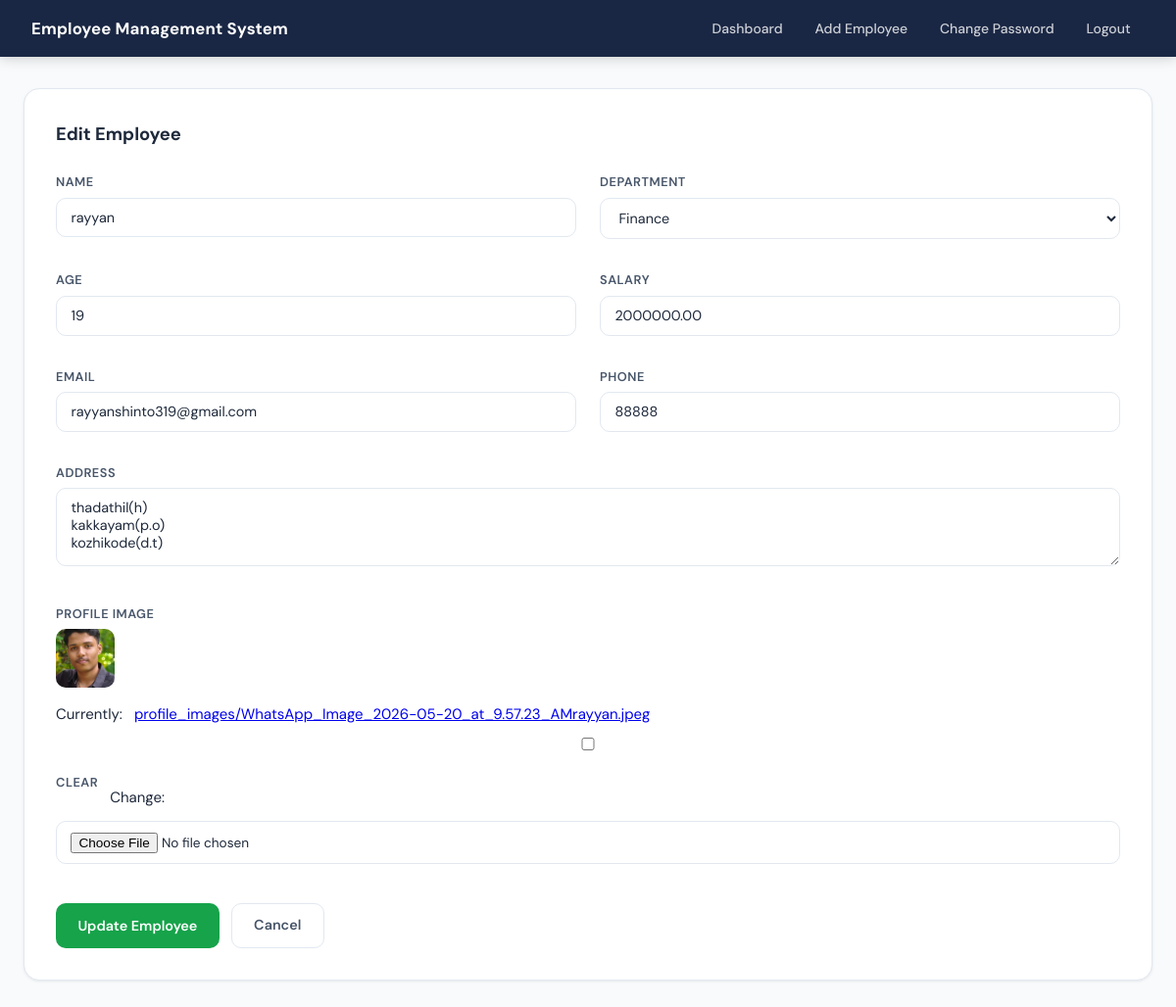
Page /employee/1/edit/ (signed in) on the committed database.
### employees/models.py (models this page shows, shortened)
class Employee(models.Model):
    DEPARTMENT_CHOICES = [
        ('HR', 'HR'),
        ('Developer', 'Developer'),
        ('Manager', 'Manager'),
        ('Designer', 'Designer'),
        ('Finance', 'Finance'),
        ('Marketing', 'Marketing'),
        ('Sales', 'Sales'),
        ('IT', 'IT'),
        ('Operations', 'Operations'),
    ]
    name = models.CharField(max_length=100)
    department = models.CharField(max_length=50, choices=DEPARTMENT_CHOICES)
    age = models.PositiveIntegerField()
    email = models.EmailField(unique=True)
    phone = models.CharField(max_length=20)
    salary = models.DecimalField(max_digits=10, decimal_places=2)
    address = models.TextField(blank=True)
    profile_image = models.ImageField(upload_to='profile_images/', blank=True, null=True)
    created_at = models.DateTimeField(auto_now_add=True)
    updated_at = models.DateTimeField(auto_now=True)
    class Meta:
        ordering = ['id']

### employees/views.py (the view)
# urls.py: path('employee/<int:pk>/edit/', views.edit_employee, name='edit_employee'),
@login_required
def edit_employee(request, pk):
    employee = get_object_or_404(Employee, pk=pk)
    if request.method == 'POST':
        form = EmployeeForm(request.POST, request.FILES, instance=employee)
        if form.is_valid():
            form.save()
            messages.success(request, 'Employee updated successfully!')
            return redirect('employee_detail', pk=pk)
        else:
            messages.error(request, 'Please correct the errors below.')
    else:
        form = EmployeeForm(instance=employee)
    return render(request, 'employees/edit_employee.html', {'form': form, 'employee': employee})

### employees/forms.py
class EmployeeForm(forms.ModelForm):
    class Meta:
        model = Employee
        fields = ['name', 'department', 'age', 'salary', 'email', 'address', 'phone', 'profile_image']
        widgets = {
            'name': forms.TextInput(attrs={'placeholder': 'Enter name'}),
            'age': forms.NumberInput(attrs={'placeholder': 'Enter age'}),
            'salary': forms.NumberInput(attrs={'placeholder': 'Enter salary'}),
            'email': forms.EmailInput(attrs={'placeholder': 'Enter email'}),
            'address': forms.Textarea(attrs={'placeholder': 'Enter address', 'rows': 3}),
            'phone': forms.TextInput(attrs={'placeholder': 'Enter phone'}),
        }

### employees/templates/employees/edit_employee.html (shortened to what this page needs)
{% extends 'employees/base.html' %}
{% block content %}
<div class="page-content">
  <div class="form-card">
    <h2>Edit Employee</h2>
    <form method="POST" enctype="multipart/form-data" novalidate>
      <div class="form-grid">
        <div class="form-group">
          <label>Name</label>
          {{ form.name }}
        </div>
        <div class="form-group">
          <label>Department</label>
          {{ form.department }}
        </div>
        <div class="form-group">
          <label>Age</label>
          {{ form.age }}
        </div>
        <div class="form-group">
          <label>Salary</label>
          {{ form.salary }}
        </div>
        <div class="form-group">
          <label>Email</label>
          {{ form.email }}
        </div>
        <div class="form-group">
          <label>Phone</label>
          {{ form.phone }}
        </div>
        <div class="form-group full">
          <label>Address</label>
          {{ form.address }}
        </div>
        <div class="form-group full">
          <label>Profile Image</label>
          {% if employee.profile_image %}
            <div style="margin-bottom:.5rem;">
              <img src="{{ employee.profile_image.url }}" alt="{{ employee.name }}" style="height:60px;width:60px;object-fit:cover;border-radius:var(--radius);">
            </div>
          {% endif %}
          <div class="file-input-wrapper">{{ form.profile_image }}</div>
        </div>
      </div>
      <div class="form-actions">
        <button type="submit" class="btn btn-success">Update Employee</button>
        <a href="{% url 'employee_detail' employee.pk %}" class="btn btn-outline">Cancel</a>
      </div>
    </form>
  </div>
</div>
{% endblock %}

### employees/static/employees/css/style.css (style rules this page uses)
:root { --navy: #1a2744; --navy-mid: #243156; --blue: #2563eb; --blue-lt: #3b82f6; --green: #16a34a; --amber: #d97706; --red: #dc2626; --gray-50: #f8fafc; --gray-100: #f1f5f9; --gray-200: #e2e8f0; --gray-400: #94a3b8; --gray-600: #475569; --gray-800: #1e293b; --white: #ffffff; --shadow-sm: 0 1px 3px rgba(0,0,0,.08); --shadow: 0 4px 16px rgba(0,0,0,.10); --shadow-lg: 0 8px 32px rgba(0,0,0,.14); --radius: 10px; --radius-lg: 16px; --transition: .2s ease; }
*, *::before, *::after { box-sizing: border-box; margin: 0; padding: 0; }
body { font-family: 'DM Sans', sans-serif; background: var(--gray-50); color: var(--gray-800); min-height: 100vh; font-size: 15px; line-height: 1.6; }
.form-group { margin-bottom: 1rem; }
.form-group label { display: block; font-size: .8rem; font-weight: 600; color: var(--gray-600); margin-bottom: .3rem; text-transform: uppercase; letter-spacing: .04em; }
.form-group input, .form-group select, .form-group textarea { width: 100%; padding: .65rem .9rem; border: 1.5px solid var(--gray-200); border-radius: var(--radius); font-family: 'DM Sans', sans-serif; font-size: .9rem; color: var(--gray-800); background: var(--white); transition: border-color var(--transition), box-shadow var(--transition); outline: none; }
.form-group textarea { resize: vertical; min-height: 80px; }
.btn { display: inline-flex; align-items: center; justify-content: center; gap: .4rem; padding: .65rem 1.4rem; border-radius: var(--radius); font-family: 'DM Sans', sans-serif; font-size: .9rem; font-weight: 600; cursor: pointer; border: none; text-decoration: none; transition: opacity var(--transition), transform var(--transition), box-shadow var(--transition); }
.btn-success { background: var(--green); color: var(--white); }
.btn-outline { background: transparent; color: var(--gray-600); border: 1.5px solid var(--gray-200); }
.page-content { max-width: 1200px; margin: 0 auto; padding: 2rem 1.5rem; }
.form-card { background: var(--white); border-radius: var(--radius-lg); box-shadow: var(--shadow-sm); padding: 2rem; border: 1px solid var(--gray-200); }
.form-card h2 { font-size: 1.15rem; font-weight: 700; margin-bottom: 1.5rem; color: var(--gray-800); }
.form-grid { display: grid; grid-template-columns: 1fr 1fr; gap: 1rem 1.5rem; }
.form-grid .form-group.full { grid-column: 1 / -1; }
.form-actions { display: flex; gap: .75rem; margin-top: 1.5rem; }
.file-input-wrapper { display: flex; align-items: center; gap: .75rem; flex-wrap: wrap; }
.file-input-wrapper input[type="file"] { font-size: .85rem; }

### rows in the picture
Employee: name "rayyan", department "Finance", age "19", salary "2000000.00", email "rayyanshinto319@gmail.com", phone "88888", address "thadathil(h) kakkayam(p.o) kozhikode(d.t)", profile_image (picture)
